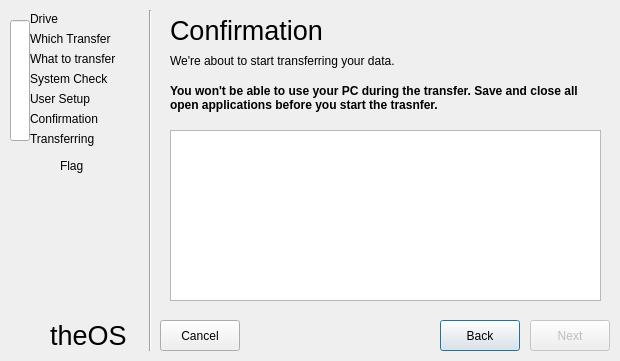
<?xml version="1.0" encoding="UTF-8"?>
<ui version="4.0">
 <class>HardDiskDialog</class>
 <widget class="QDialog" name="HardDiskDialog">
  <property name="geometry">
   <rect>
    <x>0</x>
    <y>0</y>
    <width>620</width>
    <height>361</height>
   </rect>
  </property>
  <property name="windowTitle">
   <string>theOS Data Migration Tool</string>
  </property>
  <property name="windowIcon">
   <iconset resource="resources.qrc">
    <normaloff>:/res/icon.svg</normaloff>:/res/icon.svg</iconset>
  </property>
  <widget class="QLabel" name="label_21">
   <property name="geometry">
    <rect>
     <x>30</x>
     <y>90</y>
     <width>121</width>
     <height>18</height>
    </rect>
   </property>
   <property name="text">
    <string>User Setup</string>
   </property>
  </widget>
  <widget class="QLabel" name="flag">
   <property name="geometry">
    <rect>
     <x>60</x>
     <y>150</y>
     <width>31</width>
     <height>31</height>
    </rect>
   </property>
   <property name="text">
    <string>Flag</string>
   </property>
  </widget>
  <widget class="QLabel" name="label_22">
   <property name="geometry">
    <rect>
     <x>30</x>
     <y>110</y>
     <width>121</width>
     <height>18</height>
    </rect>
   </property>
   <property name="text">
    <string>Confirmation</string>
   </property>
  </widget>
  <widget class="QLabel" name="label_34">
   <property name="geometry">
    <rect>
     <x>50</x>
     <y>320</y>
     <width>91</width>
     <height>31</height>
    </rect>
   </property>
   <property name="font">
    <font>
     <pointsize>20</pointsize>
    </font>
   </property>
   <property name="text">
    <string>theOS</string>
   </property>
  </widget>
  <widget class="QLabel" name="label_29">
   <property name="geometry">
    <rect>
     <x>30</x>
     <y>130</y>
     <width>121</width>
     <height>18</height>
    </rect>
   </property>
   <property name="text">
    <string>Transferring</string>
   </property>
  </widget>
  <widget class="QLabel" name="label_12">
   <property name="geometry">
    <rect>
     <x>30</x>
     <y>50</y>
     <width>121</width>
     <height>18</height>
    </rect>
   </property>
   <property name="text">
    <string>What to transfer</string>
   </property>
  </widget>
  <widget class="QLabel" name="label_11">
   <property name="geometry">
    <rect>
     <x>30</x>
     <y>10</y>
     <width>121</width>
     <height>18</height>
    </rect>
   </property>
   <property name="text">
    <string>Drive</string>
   </property>
  </widget>
  <widget class="QLabel" name="label_20">
   <property name="geometry">
    <rect>
     <x>30</x>
     <y>70</y>
     <width>121</width>
     <height>18</height>
    </rect>
   </property>
   <property name="text">
    <string>System Check</string>
   </property>
  </widget>
  <widget class="QProgressBar" name="progressThroughTransfer">
   <property name="geometry">
    <rect>
     <x>10</x>
     <y>20</y>
     <width>20</width>
     <height>121</height>
    </rect>
   </property>
   <property name="maximum">
    <number>6</number>
   </property>
   <property name="value">
    <number>0</number>
   </property>
   <property name="textVisible">
    <bool>false</bool>
   </property>
   <property name="orientation">
    <enum>Qt::Vertical</enum>
   </property>
   <property name="invertedAppearance">
    <bool>true</bool>
   </property>
  </widget>
  <widget class="QLabel" name="label_33">
   <property name="geometry">
    <rect>
     <x>10</x>
     <y>320</y>
     <width>31</width>
     <height>31</height>
    </rect>
   </property>
   <property name="text">
    <string/>
   </property>
   <property name="pixmap">
    <pixmap resource="resources.qrc">:/res/theosicon.svg</pixmap>
   </property>
  </widget>
  <widget class="Line" name="line">
   <property name="geometry">
    <rect>
     <x>140</x>
     <y>10</y>
     <width>20</width>
     <height>341</height>
    </rect>
   </property>
   <property name="orientation">
    <enum>Qt::Vertical</enum>
   </property>
  </widget>
  <widget class="QPushButton" name="backButton">
   <property name="geometry">
    <rect>
     <x>440</x>
     <y>320</y>
     <width>80</width>
     <height>31</height>
    </rect>
   </property>
   <property name="text">
    <string>Back</string>
   </property>
   <property name="icon">
    <iconset theme="go-previous">
     <normaloff>../install</normaloff>../install</iconset>
   </property>
   <property name="flat">
    <bool>false</bool>
   </property>
  </widget>
  <widget class="QPushButton" name="quitButton">
   <property name="geometry">
    <rect>
     <x>160</x>
     <y>320</y>
     <width>80</width>
     <height>31</height>
    </rect>
   </property>
   <property name="text">
    <string>Cancel</string>
   </property>
   <property name="icon">
    <iconset theme="dialog-cancel">
     <normaloff>../install</normaloff>../install</iconset>
   </property>
  </widget>
  <widget class="QPushButton" name="forwardButton">
   <property name="enabled">
    <bool>false</bool>
   </property>
   <property name="geometry">
    <rect>
     <x>530</x>
     <y>320</y>
     <width>80</width>
     <height>31</height>
    </rect>
   </property>
   <property name="text">
    <string>Next</string>
   </property>
   <property name="icon">
    <iconset theme="go-next">
     <normaloff>../install</normaloff>../install</iconset>
   </property>
   <property name="flat">
    <bool>false</bool>
   </property>
  </widget>
  <widget class="QFrame" name="DrivePane">
   <property name="geometry">
    <rect>
     <x>160</x>
     <y>10</y>
     <width>451</width>
     <height>301</height>
    </rect>
   </property>
   <property name="autoFillBackground">
    <bool>true</bool>
   </property>
   <property name="frameShape">
    <enum>QFrame::NoFrame</enum>
   </property>
   <property name="frameShadow">
    <enum>QFrame::Raised</enum>
   </property>
   <widget class="QLabel" name="label_24">
    <property name="geometry">
     <rect>
      <x>0</x>
      <y>40</y>
      <width>441</width>
      <height>16</height>
     </rect>
    </property>
    <property name="text">
     <string>Which drive did you transfer your data to?</string>
    </property>
    <property name="wordWrap">
     <bool>true</bool>
    </property>
   </widget>
   <widget class="QLabel" name="label_23">
    <property name="geometry">
     <rect>
      <x>0</x>
      <y>0</y>
      <width>451</width>
      <height>41</height>
     </rect>
    </property>
    <property name="font">
     <font>
      <pointsize>20</pointsize>
     </font>
    </property>
    <property name="text">
     <string>Drives</string>
    </property>
   </widget>
   <widget class="QListWidget" name="driveList">
    <property name="geometry">
     <rect>
      <x>0</x>
      <y>60</y>
      <width>451</width>
      <height>241</height>
     </rect>
    </property>
   </widget>
  </widget>
  <widget class="QFrame" name="TransferPane">
   <property name="geometry">
    <rect>
     <x>160</x>
     <y>10</y>
     <width>451</width>
     <height>301</height>
    </rect>
   </property>
   <property name="autoFillBackground">
    <bool>true</bool>
   </property>
   <property name="frameShape">
    <enum>QFrame::NoFrame</enum>
   </property>
   <property name="frameShadow">
    <enum>QFrame::Raised</enum>
   </property>
   <widget class="QLabel" name="label_27">
    <property name="geometry">
     <rect>
      <x>0</x>
      <y>40</y>
      <width>441</width>
      <height>16</height>
     </rect>
    </property>
    <property name="text">
     <string>These items have been found and will be transferred to this PC.</string>
    </property>
    <property name="wordWrap">
     <bool>true</bool>
    </property>
   </widget>
   <widget class="QLabel" name="label_28">
    <property name="geometry">
     <rect>
      <x>0</x>
      <y>0</y>
      <width>451</width>
      <height>41</height>
     </rect>
    </property>
    <property name="font">
     <font>
      <pointsize>20</pointsize>
     </font>
    </property>
    <property name="text">
     <string>What to Transfer</string>
    </property>
   </widget>
   <widget class="QTreeWidget" name="itemsToTransfer">
    <property name="geometry">
     <rect>
      <x>0</x>
      <y>60</y>
      <width>451</width>
      <height>211</height>
     </rect>
    </property>
    <property name="editTriggers">
     <set>QAbstractItemView::NoEditTriggers</set>
    </property>
    <property name="selectionMode">
     <enum>QAbstractItemView::NoSelection</enum>
    </property>
    <attribute name="headerVisible">
     <bool>false</bool>
    </attribute>
    <column>
     <property name="text">
      <string notr="true">1</string>
     </property>
    </column>
   </widget>
   <widget class="QFrame" name="CountingFrame">
    <property name="geometry">
     <rect>
      <x>0</x>
      <y>0</y>
      <width>451</width>
      <height>301</height>
     </rect>
    </property>
    <property name="autoFillBackground">
     <bool>true</bool>
    </property>
    <property name="frameShape">
     <enum>QFrame::NoFrame</enum>
    </property>
    <property name="frameShadow">
     <enum>QFrame::Raised</enum>
    </property>
    <widget class="QLabel" name="label_30">
     <property name="geometry">
      <rect>
       <x>0</x>
       <y>0</y>
       <width>451</width>
       <height>41</height>
      </rect>
     </property>
     <property name="font">
      <font>
       <pointsize>20</pointsize>
      </font>
     </property>
     <property name="text">
      <string>What to Transfer</string>
     </property>
    </widget>
    <widget class="QLabel" name="label_31">
     <property name="geometry">
      <rect>
       <x>0</x>
       <y>40</y>
       <width>441</width>
       <height>41</height>
      </rect>
     </property>
     <property name="text">
      <string>We're counting the files in the selected transfer. This could take a while. Thanks for being patient.</string>
     </property>
     <property name="wordWrap">
      <bool>true</bool>
     </property>
    </widget>
    <widget class="QProgressBar" name="progressBar">
     <property name="geometry">
      <rect>
       <x>0</x>
       <y>281</y>
       <width>451</width>
       <height>20</height>
      </rect>
     </property>
     <property name="maximum">
      <number>0</number>
     </property>
     <property name="value">
      <number>0</number>
     </property>
    </widget>
   </widget>
   <widget class="QLabel" name="bytesTakenLabel">
    <property name="geometry">
     <rect>
      <x>0</x>
      <y>280</y>
      <width>451</width>
      <height>18</height>
     </rect>
    </property>
    <property name="text">
     <string>This transfer will take up 0 B of space.</string>
    </property>
   </widget>
   <zorder>bytesTakenLabel</zorder>
   <zorder>label_27</zorder>
   <zorder>label_28</zorder>
   <zorder>itemsToTransfer</zorder>
   <zorder>CountingFrame</zorder>
  </widget>
  <widget class="QLabel" name="label_13">
   <property name="geometry">
    <rect>
     <x>30</x>
     <y>30</y>
     <width>121</width>
     <height>18</height>
    </rect>
   </property>
   <property name="text">
    <string>Which Transfer</string>
   </property>
  </widget>
  <widget class="QFrame" name="TransferSelectionPane">
   <property name="geometry">
    <rect>
     <x>160</x>
     <y>10</y>
     <width>451</width>
     <height>301</height>
    </rect>
   </property>
   <property name="autoFillBackground">
    <bool>true</bool>
   </property>
   <property name="frameShape">
    <enum>QFrame::NoFrame</enum>
   </property>
   <property name="frameShadow">
    <enum>QFrame::Raised</enum>
   </property>
   <widget class="QLabel" name="label_36">
    <property name="geometry">
     <rect>
      <x>0</x>
      <y>40</y>
      <width>441</width>
      <height>16</height>
     </rect>
    </property>
    <property name="text">
     <string>Which transfer do you want to copy to this PC?</string>
    </property>
    <property name="wordWrap">
     <bool>true</bool>
    </property>
   </widget>
   <widget class="QLabel" name="label_37">
    <property name="geometry">
     <rect>
      <x>0</x>
      <y>0</y>
      <width>451</width>
      <height>41</height>
     </rect>
    </property>
    <property name="font">
     <font>
      <pointsize>20</pointsize>
     </font>
    </property>
    <property name="text">
     <string>Transfers</string>
    </property>
   </widget>
   <widget class="QListWidget" name="TransferList">
    <property name="geometry">
     <rect>
      <x>0</x>
      <y>60</y>
      <width>451</width>
      <height>241</height>
     </rect>
    </property>
   </widget>
   <widget class="QFrame" name="DataNotFoundFrame">
    <property name="geometry">
     <rect>
      <x>0</x>
      <y>0</y>
      <width>451</width>
      <height>301</height>
     </rect>
    </property>
    <property name="autoFillBackground">
     <bool>true</bool>
    </property>
    <property name="frameShape">
     <enum>QFrame::NoFrame</enum>
    </property>
    <property name="frameShadow">
     <enum>QFrame::Raised</enum>
    </property>
    <widget class="QLabel" name="label_32">
     <property name="geometry">
      <rect>
       <x>0</x>
       <y>0</y>
       <width>451</width>
       <height>41</height>
      </rect>
     </property>
     <property name="font">
      <font>
       <pointsize>20</pointsize>
      </font>
     </property>
     <property name="text">
      <string>Transfer Data Not Found</string>
     </property>
    </widget>
    <widget class="QLabel" name="label_35">
     <property name="geometry">
      <rect>
       <x>0</x>
       <y>40</y>
       <width>441</width>
       <height>51</height>
      </rect>
     </property>
     <property name="text">
      <string>Transfer information was not found on this drive. Before you can use this utility to transfer data over an external storage medium, you need to run the theOS Data Transfer Tool on Windows®.</string>
     </property>
     <property name="wordWrap">
      <bool>true</bool>
     </property>
    </widget>
   </widget>
  </widget>
  <widget class="QFrame" name="EnvironmentPane">
   <property name="geometry">
    <rect>
     <x>160</x>
     <y>10</y>
     <width>451</width>
     <height>301</height>
    </rect>
   </property>
   <property name="autoFillBackground">
    <bool>true</bool>
   </property>
   <property name="frameShape">
    <enum>QFrame::NoFrame</enum>
   </property>
   <property name="frameShadow">
    <enum>QFrame::Raised</enum>
   </property>
   <widget class="QLabel" name="label_3">
    <property name="geometry">
     <rect>
      <x>10</x>
      <y>0</y>
      <width>301</width>
      <height>41</height>
     </rect>
    </property>
    <property name="font">
     <font>
      <pointsize>20</pointsize>
     </font>
    </property>
    <property name="text">
     <string>Checking Environment</string>
    </property>
   </widget>
   <widget class="QLabel" name="label_4">
    <property name="geometry">
     <rect>
      <x>10</x>
      <y>40</y>
      <width>441</width>
      <height>16</height>
     </rect>
    </property>
    <property name="text">
     <string>Before we start transferring your data, ensure that</string>
    </property>
    <property name="wordWrap">
     <bool>true</bool>
    </property>
   </widget>
   <widget class="QLabel" name="label_6">
    <property name="geometry">
     <rect>
      <x>40</x>
      <y>70</y>
      <width>401</width>
      <height>18</height>
     </rect>
    </property>
    <property name="text">
     <string>Your PC has enough space for the transfer</string>
    </property>
   </widget>
   <widget class="QLabel" name="label_5">
    <property name="geometry">
     <rect>
      <x>40</x>
      <y>100</y>
      <width>401</width>
      <height>18</height>
     </rect>
    </property>
    <property name="text">
     <string>Your PC is connected to a power source</string>
    </property>
   </widget>
   <widget class="QLabel" name="PowerLabel">
    <property name="geometry">
     <rect>
      <x>10</x>
      <y>100</y>
      <width>21</width>
      <height>18</height>
     </rect>
    </property>
    <property name="text">
     <string>...</string>
    </property>
   </widget>
   <widget class="QLabel" name="SpaceLabel">
    <property name="geometry">
     <rect>
      <x>10</x>
      <y>70</y>
      <width>21</width>
      <height>18</height>
     </rect>
    </property>
    <property name="text">
     <string>...</string>
    </property>
   </widget>
  </widget>
  <widget class="QFrame" name="UserSetupPane">
   <property name="geometry">
    <rect>
     <x>160</x>
     <y>10</y>
     <width>451</width>
     <height>301</height>
    </rect>
   </property>
   <property name="autoFillBackground">
    <bool>true</bool>
   </property>
   <property name="frameShape">
    <enum>QFrame::NoFrame</enum>
   </property>
   <property name="frameShadow">
    <enum>QFrame::Raised</enum>
   </property>
   <widget class="QLabel" name="label_14">
    <property name="geometry">
     <rect>
      <x>10</x>
      <y>0</y>
      <width>301</width>
      <height>41</height>
     </rect>
    </property>
    <property name="font">
     <font>
      <pointsize>20</pointsize>
     </font>
    </property>
    <property name="text">
     <string>User Setup</string>
    </property>
   </widget>
   <widget class="QLabel" name="label_15">
    <property name="geometry">
     <rect>
      <x>10</x>
      <y>40</y>
      <width>441</width>
      <height>16</height>
     </rect>
    </property>
    <property name="text">
     <string>Map users from transfer to system users</string>
    </property>
    <property name="wordWrap">
     <bool>true</bool>
    </property>
   </widget>
   <widget class="QFrame" name="UsersFrame">
    <property name="geometry">
     <rect>
      <x>10</x>
      <y>60</y>
      <width>441</width>
      <height>191</height>
     </rect>
    </property>
    <property name="sizePolicy">
     <sizepolicy hsizetype="Fixed" vsizetype="Fixed">
      <horstretch>0</horstretch>
      <verstretch>0</verstretch>
     </sizepolicy>
    </property>
    <property name="frameShape">
     <enum>QFrame::StyledPanel</enum>
    </property>
    <property name="frameShadow">
     <enum>QFrame::Raised</enum>
    </property>
    <layout class="QFormLayout" name="formLayout">
     <item row="0" column="0">
      <widget class="QLabel" name="label">
       <property name="text">
        <string>TextLabel</string>
       </property>
      </widget>
     </item>
     <item row="0" column="1">
      <widget class="QComboBox" name="comboBox"/>
     </item>
     <item row="1" column="0">
      <widget class="QLabel" name="label_2">
       <property name="text">
        <string>TextLabel</string>
       </property>
      </widget>
     </item>
     <item row="1" column="1">
      <widget class="QComboBox" name="comboBox_2"/>
     </item>
    </layout>
   </widget>
   <widget class="QPushButton" name="backButton_2">
    <property name="geometry">
     <rect>
      <x>10</x>
      <y>260</y>
      <width>161</width>
      <height>31</height>
     </rect>
    </property>
    <property name="text">
     <string>Add a new user</string>
    </property>
    <property name="icon">
     <iconset theme="user">
      <normaloff>../install</normaloff>../install</iconset>
    </property>
    <property name="flat">
     <bool>false</bool>
    </property>
   </widget>
  </widget>
  <widget class="QFrame" name="ReadyToTransferPane">
   <property name="geometry">
    <rect>
     <x>160</x>
     <y>10</y>
     <width>451</width>
     <height>301</height>
    </rect>
   </property>
   <property name="autoFillBackground">
    <bool>true</bool>
   </property>
   <property name="frameShape">
    <enum>QFrame::NoFrame</enum>
   </property>
   <property name="frameShadow">
    <enum>QFrame::Raised</enum>
   </property>
   <widget class="QLabel" name="label_16">
    <property name="geometry">
     <rect>
      <x>10</x>
      <y>0</y>
      <width>301</width>
      <height>41</height>
     </rect>
    </property>
    <property name="font">
     <font>
      <pointsize>20</pointsize>
     </font>
    </property>
    <property name="text">
     <string>Confirmation</string>
    </property>
   </widget>
   <widget class="QLabel" name="label_17">
    <property name="geometry">
     <rect>
      <x>10</x>
      <y>40</y>
      <width>441</width>
      <height>21</height>
     </rect>
    </property>
    <property name="text">
     <string>We're about to start transferring your data.</string>
    </property>
    <property name="wordWrap">
     <bool>true</bool>
    </property>
   </widget>
   <widget class="QTextBrowser" name="confirmText">
    <property name="geometry">
     <rect>
      <x>10</x>
      <y>120</y>
      <width>431</width>
      <height>171</height>
     </rect>
    </property>
   </widget>
   <widget class="QLabel" name="label_7">
    <property name="geometry">
     <rect>
      <x>10</x>
      <y>67</y>
      <width>421</width>
      <height>41</height>
     </rect>
    </property>
    <property name="font">
     <font>
      <weight>75</weight>
      <italic>false</italic>
      <bold>true</bold>
     </font>
    </property>
    <property name="text">
     <string>You won't be able to use your PC during the transfer. Save and close all open applications before you start the trasnfer.</string>
    </property>
    <property name="wordWrap">
     <bool>true</bool>
    </property>
   </widget>
  </widget>
  <zorder>label_21</zorder>
  <zorder>flag</zorder>
  <zorder>label_22</zorder>
  <zorder>label_34</zorder>
  <zorder>label_29</zorder>
  <zorder>label_12</zorder>
  <zorder>label_11</zorder>
  <zorder>label_20</zorder>
  <zorder>progressThroughTransfer</zorder>
  <zorder>label_33</zorder>
  <zorder>line</zorder>
  <zorder>backButton</zorder>
  <zorder>quitButton</zorder>
  <zorder>forwardButton</zorder>
  <zorder>DrivePane</zorder>
  <zorder>label_13</zorder>
  <zorder>TransferSelectionPane</zorder>
  <zorder>TransferPane</zorder>
  <zorder>EnvironmentPane</zorder>
  <zorder>UserSetupPane</zorder>
  <zorder>ReadyToTransferPane</zorder>
 </widget>
 <resources>
  <include location="resources.qrc"/>
 </resources>
 <connections/>
</ui>
